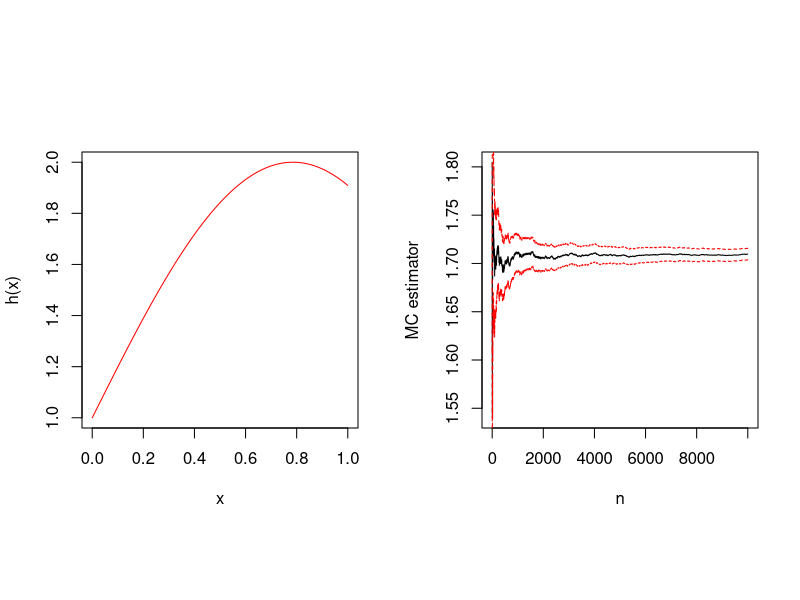

Write the R code that produced this figure. (Note: this script raises an error after producing the figure.)
#-------------------------
# Importance sampling in R
#-------------------------

# crude Monte Carlo estimation
h <- function(x) {
  (cos(x) + sin(x))^2
}

n = 10000
xi <- runif(n = n)

set.seed(2023)
theta_hat <- mean(h(xi))
theta_hat
# [1] 1.707224

# plots
par(mfrow=c(1,2), pty="s")
# plot the function
x1 <- seq(from = 0, to = 1, by = 0.001)
plot(x1, h(x1), type = "l", ylab = "h(x)", xlab = "x", col = 'red')
abline(h = 0)
# plot convergence of MC estimator
seq = 1:n
plot(cumsum(h(xi))/seq, type="l", ylab="MC estimator",
     xlab = "n")
# standard error theta_hat
setheta_hat = sqrt(cumsum(h(xi)^2)/seq - (cumsum(h(xi))/seq)^2)
# lower bound of 95% confidence interval
lines(cumsum(h(xi))/seq - qnorm(1-0.025) * setheta_hat / sqrt(seq), type="l",
      col="red",lty=2)
# upper bound of 95% confidence interval
lines(cumsum(h(xi))/seq + qnorm(1-0.025) * setheta_hat / sqrt(seq), type="l",
      col="red",lty=2)

# importance sampling example

set.seed(1986)
n <- 10000
theta.hat <- se <- numeric(2)
h <- function(x) {exp(-x)/(1+x^2)}  # function to integrate
# crude MC estimation
u <- runif(n)
fg_1 <- h(u)

theta.hat[1] <- mean(fg_1)  # the crude MC estimator
se[1] <- sd(fg_1)/sqrt(n)  # its estimated standard error

x <- tan(pi * u / 4)   # x's are transformation of u's via the choosen function
fg_2 <- h(x) / (4 / ((1 + x^2) * pi))  # integration of f_tilde

theta.hat[2] <- mean(fg_2)   # the importance sampling MC estimator
se[2] <- sd(fg_2)/sqrt(n)  # its estimated standard error

table=as.data.frame(rbind(theta.hat, se))
names(table)=c("crude MC","IS MC")
table  # ISMC estimator has a smaller variance
#              crude MC       IS MC
# theta.hat 0.525188327 0.524929528
# se        0.002453147 0.001414611

# plot convergence of MC estimators
par(mfrow=c(1,1))
seq = 1:(n/2)
plot(cumsum(fg[1:(n/2)])/seq, type="l", ylab="MC estimators", col="firebrick3",
     xlab = "n/2", main = "Convergence of the MC estimators", lwd = 2)
lines(cumsum(fgx[1:(n/2)])/seq, type="l", col="black",lwd = 2)
legend(3000, 0.6, legend=c("Crude MC estimator (black)", "IS MC estimator (red)"),
       col=c('black', 'firebrick3'), lty=1, cex=0.7)


#----
# end
#----
